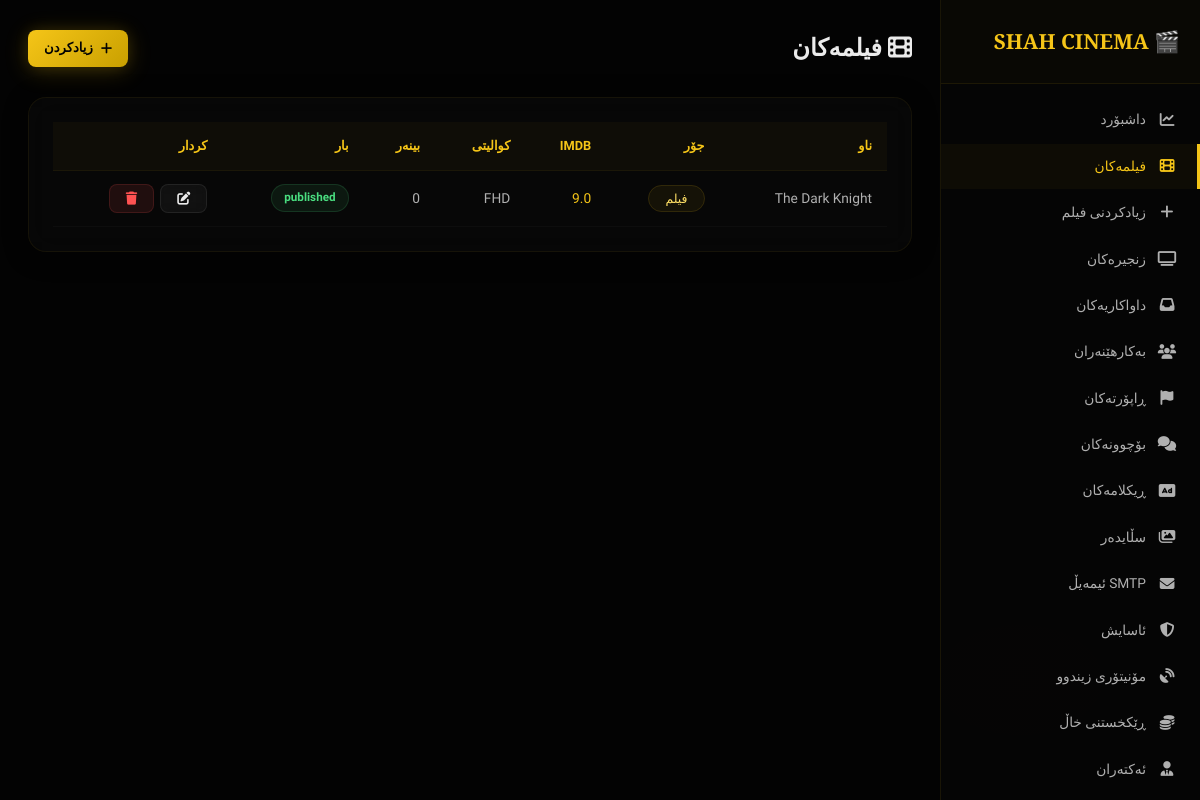
/admin/movies.php (signed in), run on the app's committed database.
### tables this page shows
CREATE TABLE IF NOT EXISTS movies (
    id INT AUTO_INCREMENT PRIMARY KEY,
    title VARCHAR(255) NOT NULL,
    slug VARCHAR(255) NOT NULL UNIQUE,
    description TEXT,
    poster VARCHAR(255),
    backdrop VARCHAR(255),
    trailer_url VARCHAR(500),
    release_year SMALLINT,
    imdb_rate DECIMAL(3,1) DEFAULT 0.0,
    quality ENUM('CAM','HD','FHD','4K') DEFAULT 'HD',
    duration VARCHAR(20),
    country VARCHAR(100),
    director VARCHAR(255),
    actors TEXT,
    type ENUM('movie','series') DEFAULT 'movie',
    status ENUM('published','draft') DEFAULT 'published',
    views INT DEFAULT 0,
    meta_title VARCHAR(255),
    meta_description TEXT,
    created_at TIMESTAMP DEFAULT CURRENT_TIMESTAMP,
    updated_at TIMESTAMP DEFAULT CURRENT_TIMESTAMP ON UPDATE CURRENT_TIMESTAMP
);

### config.php (called while the page is built, shortened)
<?php
function clean(string $data): string {
    return htmlspecialchars(trim($data), ENT_QUOTES, 'UTF-8');
}

### admin/movies.php (the view, shortened to what this page needs)
<?php
require_once __DIR__ . '/../config.php';
$movies = $pdo->query("SELECT * FROM movies ORDER BY created_at DESC")->fetchAll();
?>
<!DOCTYPE html><html lang="ku" dir="rtl"><head><link rel="stylesheet" href="<?= SITE_URL ?>/assets/css/style.css"><link rel="stylesheet" href="https://cdnjs.cloudflare.com/ajax/libs/font-awesome/6.5.0/css/all.min.css"></head><body class="rtl">
<div class="admin-layout"><?php include __DIR__.'/sidebar.php'; ?>
<main class="admin-main">
<div class="admin-header"><h1><i class="fas fa-film"></i> فیلمەکان</h1><a href="add-movie.php" class="btn btn-gold btn-sm"><i class="fas fa-plus"></i> زیادکردن</a></div>
<div class="panel-card"><table class="admin-table"><thead><tr><th>ناو</th><th>جۆر</th><th>IMDb</th><th>کوالیتی</th><th>بینەر</th><th>بار</th><th>کردار</th></tr></thead><tbody>
<?php foreach($movies as $m): ?>
<tr><td><?= clean($m['title']) ?></td><td><span class="tag"><?= $m['type']==='movie'?'فیلم':'زنجیرە' ?></span></td><td class="text-gold"><?= $m['imdb_rate'] ?></td><td><?= $m['quality'] ?></td><td><?= number_format($m['views']) ?></td><td><span class="status-badge status-<?= $m['status']==='published'?'approved':'pending' ?>"><?= $m['status'] ?></span></td>
<td class="actions"><a href="edit-movie.php?id=<?= $m['id'] ?>" class="btn btn-glass btn-sm"><i class="fas fa-edit"></i></a><a href="?delete=<?= $m['id'] ?>" class="btn btn-danger btn-sm" onclick="return confirm('دڵنیایت لە سڕینەوەی ئەم فیلمە؟')"><i class="fas fa-trash"></i></a></td></tr>
<?php endforeach; ?>
</tbody></table></div></main></div>
<script src="<?= SITE_URL ?>/assets/js/main.js"></script></body></html>

### data on the page
movies: title "The Dark Knight", type "فیلم", imdb_rate "9.0", quality "FHD", views "0", status "published"

### other printed values
SITE_NAME "SHAH CINEMA"
